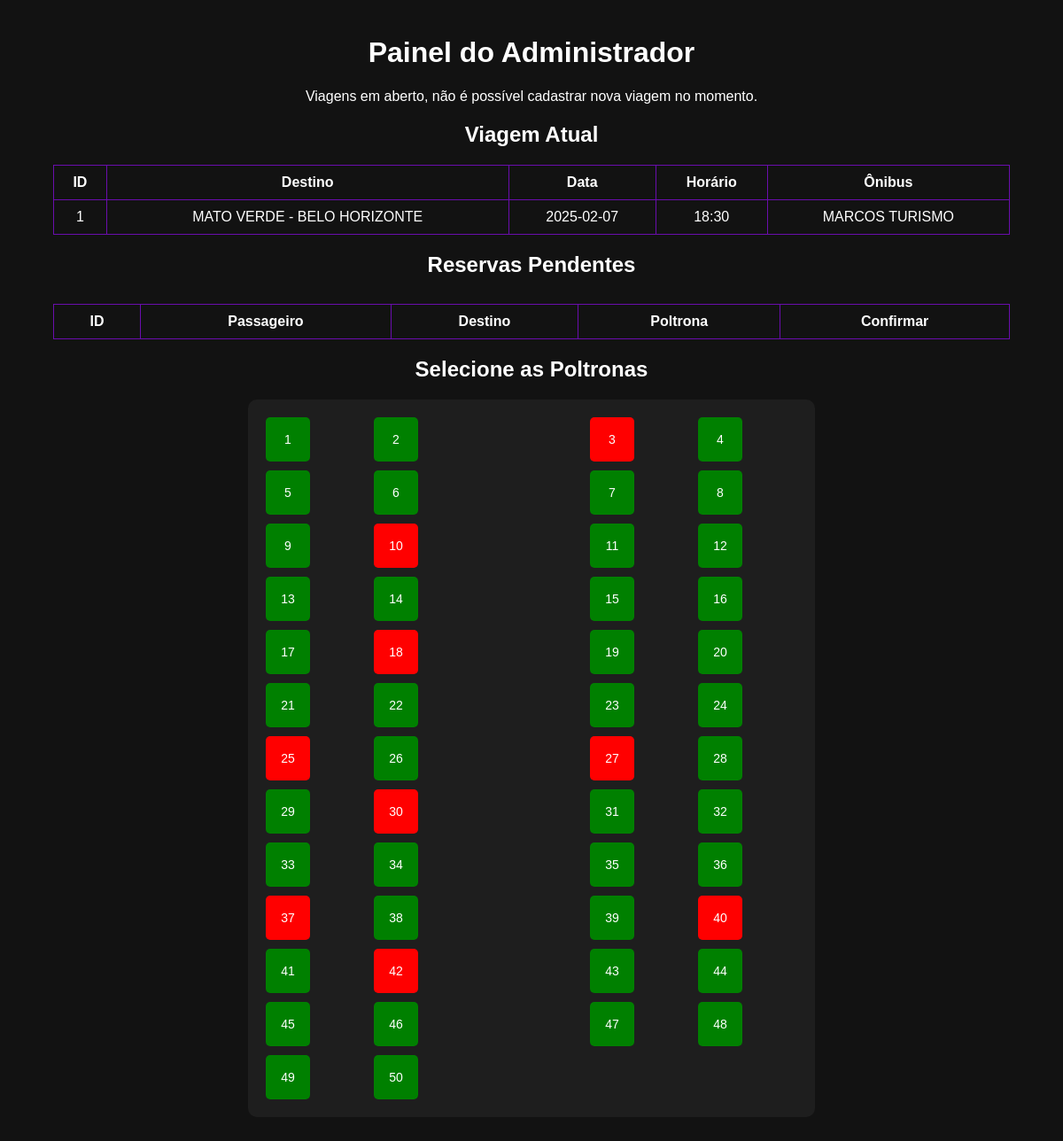
Page /admin (signed in) on the committed database.
### tables this page shows
CREATE TABLE viagens (
                            id INTEGER PRIMARY KEY AUTOINCREMENT,
                            origem TEXT,
                            destino TEXT,
                            data TEXT,
                            horario TEXT,
                            onibus TEXT);

### app.py (the view, shortened to what this page needs)
@app.route('/admin', methods=['GET', 'POST'])
def admin():
    if 'usuario_id' in session and session['tipo'] == 'admin':
        usuario_id = session['usuario_id']
        con = conectar_bd()
        cur = con.cursor()
        cur.execute("SELECT nome FROM usuarios WHERE id = ?", (usuario_id,))
        usuario = cur.fetchone()
        con.close()
        nome_usuario = usuario[0] if usuario else "Administrador"
        con = conectar_bd()
        cur = con.cursor()
        cur.execute("SELECT * FROM viagens")
        viagens = cur.fetchall()
        poltronas_ocupadas = []
        cur.execute("SELECT poltrona FROM reservas WHERE status = 'Confirmado'")
        reservas = cur.fetchall()
        for reserva in reservas:
            poltronas_ocupadas.append(reserva[0])
        cur.execute("SELECT r.id, u.nome, v.origem, v.destino, r.poltrona FROM reservas r "
                    "JOIN usuarios u ON r.usuario_id = u.id "
                    "JOIN viagens v ON r.viagem_id = v.id "
                    "WHERE r.status = 'Pendente'")
        reservas_pendentes = cur.fetchall()
        con.close()
        reserva = obter_poltronas_com_dados()
        return render_template('admin.html',
                               viagens=viagens,
                               poltronas_ocupadas=poltronas_ocupadas,
                               reservas_pendentes=reservas_pendentes,
                               nome_usuario=nome_usuario,
                               reserva=reserva)
    return redirect(url_for('login'))

### Consultas.py (called while the page is built)
def conectar_bd():
    return sqlite3.connect('banco.db', check_same_thread=False)

def obter_poltronas_com_dados():
    with conectar_bd() as con:
        cur = con.cursor()
        cur.execute('''
            SELECT r.poltrona, u.nome AS passageiro, v.destino
            FROM reservas r
            JOIN usuarios u ON r.usuario_id = u.id
            JOIN viagens v ON r.viagem_id = v.id
        ''')
        resultado = cur.fetchall()
        poltronas = []
        for row in resultado:
            poltronas.append({
                "numero": row[0],
                "passageiro": row[1],
                "destino": row[2]
            })
        return poltronas

### app.py (called while the page is built)
def conectar_bd():
    return sqlite3.connect('banco.db', check_same_thread=False)

### templates/admin.html (shortened to what this page needs)
<!DOCTYPE html>
<html lang="pt-br">
<head>
</head>
<body>
    <div class="container">
        <h1>Painel do Administrador</h1>
        {% if viagens|length == 0 %}
        <form method="POST">
    <input type="text" name="destino" placeholder="Destino" class="input" required>
    <input type="text" name="horario" placeholder="Horário" class="input" required>
    <input type="text" name="onibus" placeholder="Ônibus" class="input" required>
    <input type="date" name="data" placeholder="Data" class="input" required>
    <div id="paradas-container">
        <label for="paradas">Paradas</label>
        <ul id="paradas-list">
        </ul>
        <button type="button" class="btn" id="adicionar-parada">Adicionar Parada</button>
    </div>
    <button type="submit" class="btn">Cadastrar Viagem</button>
</form>
        {% else %}
           <p>Viagens em aberto, não é possível cadastrar nova viagem no momento.</p>
        {% endif %}
        <h2>Viagem Atual</h2>
        <table class="table">
            <tr>
                <th>ID</th>
                <th>Destino</th>
                <th>Data</th>
                <th>Horário</th>
                <th>Ônibus</th>
            </tr>
            {% for viagem in viagens %}
            <tr>
                <td>{{ viagem[0] }}</td>
                <td>{{ viagem[2] }}</td>
                <td>{{ viagem[3] }}</td>
                <td>{{ viagem[4] }}</td>
                <td>{{ viagem[5] }}</td>
            </tr>
            {% endfor %}
        </table>
        <h2>Reservas Pendentes</h2>
        <table class="reservas-pendentes">
            <tr>
                <th>ID</th>
                <th>Passageiro</th>
                <th>Destino</th>
                <th>Poltrona</th>
                <th>Confirmar</th>
            </tr>
        </table>
        <h2>Selecione as Poltronas</h2>
        <div class="poltronas">
            {% set layout = [
                [1, 2, none, 3, 4],
                [5, 6, none, 7, 8],
                [9, 10, none, 11, 12],
                [13, 14, none, 15, 16],
                [17, 18, none, 19, 20],
                [21, 22, none, 23, 24],
                [25, 26, none, 27, 28],
                [29, 30, none, 31, 32],
                [33, 34, none, 35, 36],
                [37, 38, none, 39, 40],
                [41, 42, none, 43, 44],
                [45, 46, none, 47, 48],
                [49, 50, none, none, none]
            ] %}
            {% for row in layout %}
                {% for seat in row %}
                    {% if seat is none %}
                        <div class="corredor"></div>
                    {% else %}
                        <div class="poltrona {% if seat in poltronas_ocupadas %}ocupada{% endif %}"
                             onclick="mostrarBalao('{{ seat }}')">
                            {{ seat }}
                        </div>
                    {% endif %}
                {% endfor %}
            {% endfor %}
        </div>
    </div>
</body>
</html>

### templates/admin.html (style rules this page uses)
body { font-family: Arial, sans-serif; background-color: #121212; color: #ffffff; margin: 0; padding: 0; text-align: center; }
.container { width: 90%; max-width: 1200px; margin: auto; padding: 20px; }
.poltronas { display: grid; grid-template-columns: repeat(5, 1fr); gap: 10px; margin: 20px auto; width: 100%; max-width: 600px; text-align: center; background-color: #1e1e1e; padding: 20px; border-radius: 10px; }
.poltrona { width: 50px; height: 50px; background-color: green; color: white; border-radius: 5px; display: flex; align-items: center; justify-content: center; font-size: 14px; cursor: pointer; }
.ocupada { background-color: red; }
.corredor { background-color: transparent; }
.table { width: 100%; margin-top: 20px; border-collapse: collapse; }
.table th, .table td { border: 1px solid #6a0dad; padding: 10px; text-align: center; }
.reservas-pendentes { margin-top: 30px; width: 100%; border-collapse: collapse; }
.reservas-pendentes th, .reservas-pendentes td { border: 1px solid #6a0dad; padding: 10px; text-align: center; }

### rows in the picture
viagens: id "1", destino "MATO VERDE - BELO HORIZONTE", data "2025-02-07", horario "18:30", onibus "MARCOS TURISMO"

### other values in the picture
{{ seat }} "1" "2" "3" "4" "5" "6" "7" "8" "9" "10" "11" "12" "13" "14" "15" "16" "17" "18" "19" "20" "21" "22" "23" "24" "25" "26" "27" "28" "29" "30" "31" "32" "33" "34" "35" "36" "37" "38" "39" "40" "41" "42" "43" "44" "45" "46" "47" "48" "49" "50"
